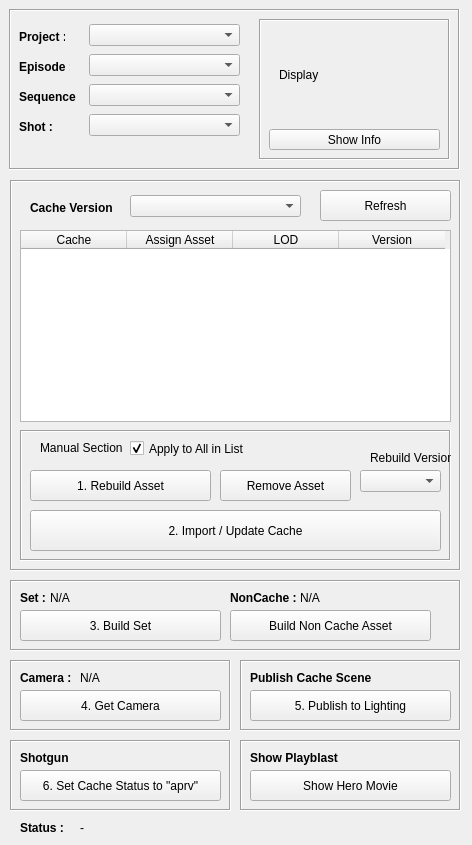
<?xml version="1.0" encoding="UTF-8"?>
<ui version="4.0">
 <class>ImportCacheWindow</class>
 <widget class="QMainWindow" name="ImportCacheWindow">
  <property name="geometry">
   <rect>
    <x>0</x>
    <y>0</y>
    <width>472</width>
    <height>845</height>
   </rect>
  </property>
  <property name="windowTitle">
   <string>PT Import Cache Tool v.1.0</string>
  </property>
  <widget class="QWidget" name="centralwidget">
   <widget class="QFrame" name="frame">
    <property name="geometry">
     <rect>
      <x>9</x>
      <y>9</y>
      <width>451</width>
      <height>161</height>
     </rect>
    </property>
    <property name="frameShape">
     <enum>QFrame::Box</enum>
    </property>
    <property name="frameShadow">
     <enum>QFrame::Sunken</enum>
    </property>
    <widget class="QLabel" name="label">
     <property name="geometry">
      <rect>
       <x>10</x>
       <y>20</y>
       <width>46</width>
       <height>16</height>
      </rect>
     </property>
     <property name="font">
      <font>
       <weight>75</weight>
       <bold>true</bold>
      </font>
     </property>
     <property name="text">
      <string>Project : </string>
     </property>
    </widget>
    <widget class="QLabel" name="label_4">
     <property name="geometry">
      <rect>
       <x>10</x>
       <y>50</y>
       <width>51</width>
       <height>16</height>
      </rect>
     </property>
     <property name="font">
      <font>
       <weight>75</weight>
       <bold>true</bold>
      </font>
     </property>
     <property name="text">
      <string>Episode : </string>
     </property>
    </widget>
    <widget class="QLabel" name="label_5">
     <property name="geometry">
      <rect>
       <x>10</x>
       <y>80</y>
       <width>61</width>
       <height>16</height>
      </rect>
     </property>
     <property name="font">
      <font>
       <weight>75</weight>
       <bold>true</bold>
      </font>
     </property>
     <property name="text">
      <string>Sequence : </string>
     </property>
    </widget>
    <widget class="QLabel" name="label_7">
     <property name="geometry">
      <rect>
       <x>10</x>
       <y>110</y>
       <width>46</width>
       <height>16</height>
      </rect>
     </property>
     <property name="font">
      <font>
       <weight>75</weight>
       <bold>true</bold>
      </font>
     </property>
     <property name="text">
      <string>Shot : </string>
     </property>
    </widget>
    <widget class="QComboBox" name="project_comboBox">
     <property name="geometry">
      <rect>
       <x>80</x>
       <y>15</y>
       <width>151</width>
       <height>22</height>
      </rect>
     </property>
    </widget>
    <widget class="QComboBox" name="episode_comboBox">
     <property name="geometry">
      <rect>
       <x>80</x>
       <y>45</y>
       <width>151</width>
       <height>22</height>
      </rect>
     </property>
    </widget>
    <widget class="QComboBox" name="sequence_comboBox">
     <property name="geometry">
      <rect>
       <x>80</x>
       <y>75</y>
       <width>151</width>
       <height>22</height>
      </rect>
     </property>
    </widget>
    <widget class="QComboBox" name="shot_comboBox">
     <property name="geometry">
      <rect>
       <x>80</x>
       <y>105</y>
       <width>151</width>
       <height>22</height>
      </rect>
     </property>
    </widget>
    <widget class="QFrame" name="frame_6">
     <property name="geometry">
      <rect>
       <x>250</x>
       <y>10</y>
       <width>191</width>
       <height>141</height>
      </rect>
     </property>
     <property name="frameShape">
      <enum>QFrame::Box</enum>
     </property>
     <property name="frameShadow">
      <enum>QFrame::Sunken</enum>
     </property>
     <widget class="QPushButton" name="showInfo_pushButton">
      <property name="geometry">
       <rect>
        <x>10</x>
        <y>110</y>
        <width>171</width>
        <height>21</height>
       </rect>
      </property>
      <property name="text">
       <string>Show Info</string>
      </property>
     </widget>
     <widget class="QLabel" name="icon_label">
      <property name="geometry">
       <rect>
        <x>20</x>
        <y>5</y>
        <width>151</width>
        <height>101</height>
       </rect>
      </property>
      <property name="font">
       <font>
        <weight>50</weight>
        <bold>false</bold>
       </font>
      </property>
      <property name="text">
       <string>Display</string>
      </property>
     </widget>
    </widget>
   </widget>
   <widget class="QFrame" name="frame_2">
    <property name="geometry">
     <rect>
      <x>10</x>
      <y>180</y>
      <width>451</width>
      <height>391</height>
     </rect>
    </property>
    <property name="frameShape">
     <enum>QFrame::Box</enum>
    </property>
    <property name="frameShadow">
     <enum>QFrame::Sunken</enum>
    </property>
    <widget class="QLabel" name="label_3">
     <property name="geometry">
      <rect>
       <x>20</x>
       <y>20</y>
       <width>101</width>
       <height>16</height>
      </rect>
     </property>
     <property name="font">
      <font>
       <weight>75</weight>
       <bold>true</bold>
      </font>
     </property>
     <property name="text">
      <string>Cache Version</string>
     </property>
    </widget>
    <widget class="QComboBox" name="cache_comboBox">
     <property name="geometry">
      <rect>
       <x>120</x>
       <y>15</y>
       <width>171</width>
       <height>22</height>
      </rect>
     </property>
    </widget>
    <widget class="QTableWidget" name="asset_tableWidget">
     <property name="geometry">
      <rect>
       <x>10</x>
       <y>50</y>
       <width>431</width>
       <height>192</height>
      </rect>
     </property>
     <property name="contextMenuPolicy">
      <enum>Qt::CustomContextMenu</enum>
     </property>
     <attribute name="horizontalHeaderVisible">
      <bool>true</bool>
     </attribute>
     <attribute name="horizontalHeaderCascadingSectionResizes">
      <bool>false</bool>
     </attribute>
     <attribute name="horizontalHeaderDefaultSectionSize">
      <number>106</number>
     </attribute>
     <attribute name="horizontalHeaderHighlightSections">
      <bool>true</bool>
     </attribute>
     <attribute name="verticalHeaderVisible">
      <bool>true</bool>
     </attribute>
     <column>
      <property name="text">
       <string>Cache</string>
      </property>
     </column>
     <column>
      <property name="text">
       <string>Assign Asset</string>
      </property>
     </column>
     <column>
      <property name="text">
       <string>LOD</string>
      </property>
     </column>
     <column>
      <property name="text">
       <string>Version</string>
      </property>
     </column>
    </widget>
    <widget class="QFrame" name="frame_3">
     <property name="geometry">
      <rect>
       <x>10</x>
       <y>250</y>
       <width>431</width>
       <height>131</height>
      </rect>
     </property>
     <property name="frameShape">
      <enum>QFrame::Box</enum>
     </property>
     <property name="frameShadow">
      <enum>QFrame::Sunken</enum>
     </property>
     <widget class="QPushButton" name="removeAsset_pushButton">
      <property name="geometry">
       <rect>
        <x>200</x>
        <y>40</y>
        <width>131</width>
        <height>31</height>
       </rect>
      </property>
      <property name="text">
       <string>Remove Asset</string>
      </property>
     </widget>
     <widget class="QPushButton" name="rebuildAsset_pushButton">
      <property name="geometry">
       <rect>
        <x>10</x>
        <y>40</y>
        <width>181</width>
        <height>31</height>
       </rect>
      </property>
      <property name="text">
       <string>1. Rebuild Asset</string>
      </property>
     </widget>
     <widget class="QPushButton" name="importCache_pushButton">
      <property name="geometry">
       <rect>
        <x>10</x>
        <y>80</y>
        <width>411</width>
        <height>41</height>
       </rect>
      </property>
      <property name="text">
       <string>2. Import / Update Cache</string>
      </property>
     </widget>
     <widget class="QCheckBox" name="all_checkBox">
      <property name="geometry">
       <rect>
        <x>110</x>
        <y>10</y>
        <width>141</width>
        <height>17</height>
       </rect>
      </property>
      <property name="text">
       <string>Apply to All in List</string>
      </property>
      <property name="checked">
       <bool>true</bool>
      </property>
     </widget>
     <widget class="QComboBox" name="assetVersion_comboBox">
      <property name="geometry">
       <rect>
        <x>340</x>
        <y>40</y>
        <width>81</width>
        <height>22</height>
       </rect>
      </property>
     </widget>
     <widget class="QLabel" name="label_8">
      <property name="geometry">
       <rect>
        <x>350</x>
        <y>20</y>
        <width>81</width>
        <height>16</height>
       </rect>
      </property>
      <property name="font">
       <font>
        <weight>50</weight>
        <bold>false</bold>
       </font>
      </property>
      <property name="text">
       <string>Rebuild Version</string>
      </property>
     </widget>
     <widget class="QLabel" name="label_9">
      <property name="geometry">
       <rect>
        <x>20</x>
        <y>10</y>
        <width>111</width>
        <height>16</height>
       </rect>
      </property>
      <property name="font">
       <font>
        <weight>50</weight>
        <bold>false</bold>
       </font>
      </property>
      <property name="text">
       <string>Manual Section</string>
      </property>
     </widget>
    </widget>
    <widget class="QPushButton" name="refresh_pushButton">
     <property name="geometry">
      <rect>
       <x>310</x>
       <y>10</y>
       <width>131</width>
       <height>31</height>
      </rect>
     </property>
     <property name="text">
      <string>Refresh</string>
     </property>
    </widget>
   </widget>
   <widget class="QLabel" name="label_6">
    <property name="geometry">
     <rect>
      <x>20</x>
      <y>820</y>
      <width>46</width>
      <height>16</height>
     </rect>
    </property>
    <property name="font">
     <font>
      <weight>75</weight>
      <bold>true</bold>
     </font>
    </property>
    <property name="text">
     <string>Status : </string>
    </property>
   </widget>
   <widget class="QLabel" name="status_label">
    <property name="geometry">
     <rect>
      <x>80</x>
      <y>820</y>
      <width>201</width>
      <height>16</height>
     </rect>
    </property>
    <property name="font">
     <font>
      <weight>50</weight>
      <bold>false</bold>
     </font>
    </property>
    <property name="text">
     <string>-</string>
    </property>
   </widget>
   <widget class="QFrame" name="frame_4">
    <property name="geometry">
     <rect>
      <x>10</x>
      <y>580</y>
      <width>451</width>
      <height>71</height>
     </rect>
    </property>
    <property name="frameShape">
     <enum>QFrame::Box</enum>
    </property>
    <property name="frameShadow">
     <enum>QFrame::Sunken</enum>
    </property>
    <widget class="QPushButton" name="buildSet_pushButton">
     <property name="geometry">
      <rect>
       <x>10</x>
       <y>30</y>
       <width>201</width>
       <height>31</height>
      </rect>
     </property>
     <property name="text">
      <string>3. Build Set</string>
     </property>
    </widget>
    <widget class="QLabel" name="label_10">
     <property name="geometry">
      <rect>
       <x>10</x>
       <y>10</y>
       <width>31</width>
       <height>16</height>
      </rect>
     </property>
     <property name="font">
      <font>
       <weight>75</weight>
       <bold>true</bold>
      </font>
     </property>
     <property name="text">
      <string>Set : </string>
     </property>
    </widget>
    <widget class="QLabel" name="set_label">
     <property name="geometry">
      <rect>
       <x>40</x>
       <y>10</y>
       <width>171</width>
       <height>16</height>
      </rect>
     </property>
     <property name="font">
      <font>
       <weight>50</weight>
       <bold>false</bold>
      </font>
     </property>
     <property name="text">
      <string>N/A</string>
     </property>
    </widget>
    <widget class="QPushButton" name="buildNonCache_pushButton">
     <property name="geometry">
      <rect>
       <x>220</x>
       <y>30</y>
       <width>201</width>
       <height>31</height>
      </rect>
     </property>
     <property name="text">
      <string>Build Non Cache Asset</string>
     </property>
    </widget>
    <widget class="QLabel" name="label_25">
     <property name="geometry">
      <rect>
       <x>220</x>
       <y>10</y>
       <width>71</width>
       <height>16</height>
      </rect>
     </property>
     <property name="font">
      <font>
       <weight>75</weight>
       <bold>true</bold>
      </font>
     </property>
     <property name="text">
      <string>NonCache : </string>
     </property>
    </widget>
    <widget class="QLabel" name="nonCache_label">
     <property name="geometry">
      <rect>
       <x>290</x>
       <y>10</y>
       <width>171</width>
       <height>16</height>
      </rect>
     </property>
     <property name="font">
      <font>
       <weight>50</weight>
       <bold>false</bold>
      </font>
     </property>
     <property name="text">
      <string>N/A</string>
     </property>
    </widget>
   </widget>
   <widget class="QFrame" name="frame_5">
    <property name="geometry">
     <rect>
      <x>10</x>
      <y>660</y>
      <width>221</width>
      <height>71</height>
     </rect>
    </property>
    <property name="frameShape">
     <enum>QFrame::Box</enum>
    </property>
    <property name="frameShadow">
     <enum>QFrame::Sunken</enum>
    </property>
    <widget class="QPushButton" name="getCamera_pushButton">
     <property name="geometry">
      <rect>
       <x>10</x>
       <y>30</y>
       <width>201</width>
       <height>31</height>
      </rect>
     </property>
     <property name="text">
      <string>4. Get Camera</string>
     </property>
    </widget>
    <widget class="QLabel" name="label_11">
     <property name="geometry">
      <rect>
       <x>10</x>
       <y>10</y>
       <width>51</width>
       <height>16</height>
      </rect>
     </property>
     <property name="font">
      <font>
       <weight>75</weight>
       <bold>true</bold>
      </font>
     </property>
     <property name="text">
      <string>Camera : </string>
     </property>
    </widget>
    <widget class="QLabel" name="camera_label">
     <property name="geometry">
      <rect>
       <x>70</x>
       <y>10</y>
       <width>121</width>
       <height>16</height>
      </rect>
     </property>
     <property name="font">
      <font>
       <weight>50</weight>
       <bold>false</bold>
      </font>
     </property>
     <property name="text">
      <string>N/A</string>
     </property>
    </widget>
   </widget>
   <widget class="QFrame" name="frame_7">
    <property name="geometry">
     <rect>
      <x>240</x>
      <y>660</y>
      <width>221</width>
      <height>71</height>
     </rect>
    </property>
    <property name="frameShape">
     <enum>QFrame::Box</enum>
    </property>
    <property name="frameShadow">
     <enum>QFrame::Sunken</enum>
    </property>
    <widget class="QPushButton" name="publish_pushButton">
     <property name="geometry">
      <rect>
       <x>10</x>
       <y>30</y>
       <width>201</width>
       <height>31</height>
      </rect>
     </property>
     <property name="text">
      <string>5. Publish to Lighting</string>
     </property>
    </widget>
    <widget class="QLabel" name="label_12">
     <property name="geometry">
      <rect>
       <x>10</x>
       <y>10</y>
       <width>121</width>
       <height>16</height>
      </rect>
     </property>
     <property name="font">
      <font>
       <weight>75</weight>
       <bold>true</bold>
      </font>
     </property>
     <property name="text">
      <string>Publish Cache Scene</string>
     </property>
    </widget>
   </widget>
   <widget class="QFrame" name="frame_8">
    <property name="geometry">
     <rect>
      <x>10</x>
      <y>740</y>
      <width>221</width>
      <height>71</height>
     </rect>
    </property>
    <property name="frameShape">
     <enum>QFrame::Box</enum>
    </property>
    <property name="frameShadow">
     <enum>QFrame::Sunken</enum>
    </property>
    <widget class="QPushButton" name="sg_pushButton">
     <property name="geometry">
      <rect>
       <x>10</x>
       <y>30</y>
       <width>201</width>
       <height>31</height>
      </rect>
     </property>
     <property name="text">
      <string>6. Set Cache Status to &quot;aprv&quot;</string>
     </property>
    </widget>
    <widget class="QLabel" name="label_17">
     <property name="geometry">
      <rect>
       <x>10</x>
       <y>10</y>
       <width>61</width>
       <height>16</height>
      </rect>
     </property>
     <property name="font">
      <font>
       <weight>75</weight>
       <bold>true</bold>
      </font>
     </property>
     <property name="text">
      <string>Shotgun</string>
     </property>
    </widget>
    <zorder>sg_pushButton</zorder>
    <zorder>label_17</zorder>
    <zorder>frame_9</zorder>
   </widget>
   <widget class="QFrame" name="frame_9">
    <property name="geometry">
     <rect>
      <x>240</x>
      <y>740</y>
      <width>221</width>
      <height>71</height>
     </rect>
    </property>
    <property name="frameShape">
     <enum>QFrame::Box</enum>
    </property>
    <property name="frameShadow">
     <enum>QFrame::Sunken</enum>
    </property>
    <widget class="QLabel" name="label_31">
     <property name="geometry">
      <rect>
       <x>10</x>
       <y>10</y>
       <width>111</width>
       <height>16</height>
      </rect>
     </property>
     <property name="font">
      <font>
       <weight>75</weight>
       <bold>true</bold>
      </font>
     </property>
     <property name="text">
      <string>Show Playblast</string>
     </property>
    </widget>
    <widget class="QPushButton" name="showPlayblast_pushButton">
     <property name="geometry">
      <rect>
       <x>10</x>
       <y>30</y>
       <width>201</width>
       <height>31</height>
      </rect>
     </property>
     <property name="text">
      <string>Show Hero Movie</string>
     </property>
    </widget>
   </widget>
  </widget>
 </widget>
 <resources/>
 <connections/>
</ui>
